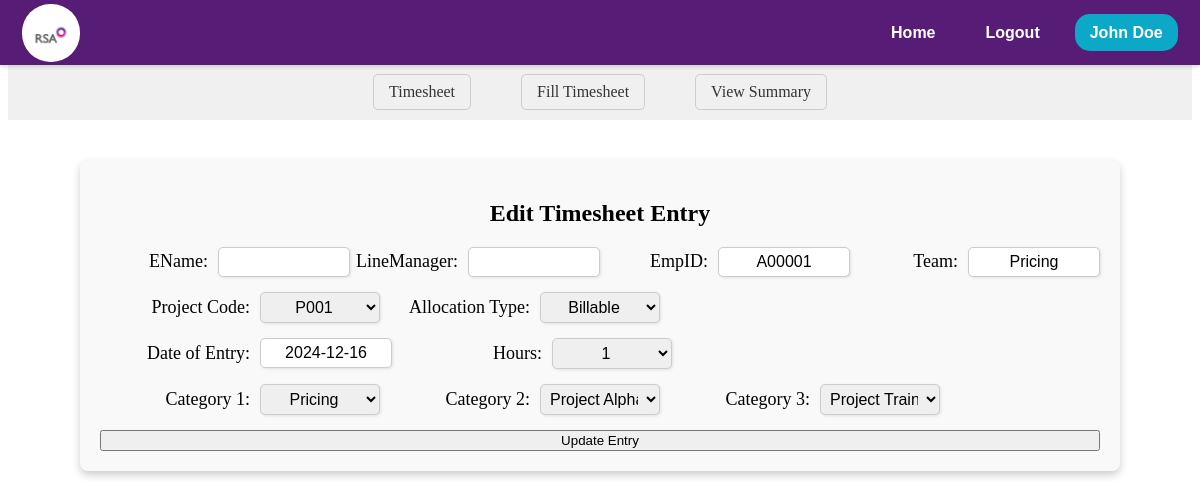
Screenshot of /timesheet/edit_entry/9309335b-22d4-46fa-bccd-190dffb8c357 (signed in) with the database file from the repository.
### models.py (models this page shows, shortened)
class EmpWD(db.Model, UserMixin):
    __tablename__ = 'EmpWD'
    EMPID = db.Column(db.String(255), primary_key=True)
    username = db.Column(db.String(255), unique=True, nullable=False)
    EName = db.Column(db.String(255))
    DOJRS = db.Column(db.Date)
    DOJSIPL = db.Column(db.Date, nullable=True)
    Profile = db.Column(db.String(255))
    Status = db.Column(db.String(50))
    SIPLLevel = db.Column(db.String(50))
    RSALevel = db.Column(db.String(50))
    EEMail = db.Column(db.String(255))
    IEMail = db.Column(db.String(255))
    Landline = db.Column(db.String(20))
    Mobile = db.Column(db.String(20))
    Ext = db.Column(db.String(10))
    Secretary = db.Column(db.String(255))
    SecretaryID = db.Column(db.String(255))
    SystemID = db.Column(db.String(255))
    Password = db.Column(db.String(255), nullable=False)
    Team = db.Column(db.String(255))
    LineManager = db.Column(db.String(255))
    LineManagerID = db.Column(db.String(255))
    AlternateContatName = db.Column(db.String(255))
    AlternateContatID = db.Column(db.String(255))
    DateofLeavingRSAASIPL = db.Column(db.Date)
    ReasonforLeaving = db.Column(db.String(255))
    LineManager2 = db.Column(db.String(255))
    ITAdmin = db.Column(db.String(255))
    HRAdmin = db.Column(db.String(255))
    TrnAdmin = db.Column(db.String(255))
    FinAdmin = db.Column(db.String(255))
    Field6 = db.Column(db.String(255))
    Field7 = db.Column(db.String(255))

class TimesheetEntry(db.Model):
    __tablename__ = 'Timesheet_database'
    Uniq_ID = db.Column(db.String(255), primary_key=True)
    EmpID = db.Column(db.String(10), nullable=False)
    DateofEntry = db.Column(db.Date, nullable=False)
    StartTime = db.Column(db.String(255))
    EndTime = db.Column(db.String(255))
    Hours = db.Column(db.Float)
    Minutes = db.Column(db.Float)
    AllocationType = db.Column(db.String(50))
    Category1 = db.Column(db.String(50))
    Category2 = db.Column(db.String(50))
    Category3 = db.Column(db.String(50))
    ProjectCode = db.Column(db.String(10))
    Category5 = db.Column(db.String(50))
    Category6 = db.Column(db.String(50))
    Comment = db.Column(db.String(255))
    Team = db.Column(db.String(255), nullable=False)
    Status = db.Column(db.String(20))
    SubmitDate = db.Column(db.DateTime, default=lambda: datetime.now(timezone.utc))
    RecordType = db.Column(db.String(50))
    WO_Percent = db.Column(db.Float)
    WO_Units = db.Column(db.Integer)
    NetUnits = db.Column(db.Integer)
    BaseRate = db.Column(db.Float)
    Billed_Label = db.Column(db.String(50))
    WOFF_Reason = db.Column(db.String(255))
    LastUploadDate = db.Column(db.DateTime, onupdate=lambda: datetime.now(timezone.utc))
    LastUpdatedBy = db.Column(db.String(50))
    InvNum =db.Column(db.Float)
    FinalRate = db.Column(db.Float)
    SSMA_TimeStamp = db.Column(db.DateTime )

### routes/timesheet/timesheet.py (the view, shortened to what this page needs)
@timesheet_bp.route('/edit_entry/<entry_id>', methods=['GET', 'POST'])
@login_required
def edit_entry(entry_id):
    entry = TimesheetEntry.query.get(entry_id)
    return render_template('timesheet/timesheet-summery/edit_entry.html', entry=entry, user=current_user)

### app.py (called while the page is built)
@app.before_request
def session_management():
    session.permanent = True

@login_manager.user_loader
def load_user(user_id):
    session = db.session
    return session.get(EmpWD, user_id)

### templates/timesheet/timesheet-summery/edit_entry.html (shortened to what this page needs)
<!DOCTYPE html>
<html lang="en">
  <head>
    <link rel="stylesheet" href="https://cdn.jsdelivr.net/npm/flatpickr/dist/flatpickr.min.css" />
    <link rel="stylesheet" href="{{ url_for('static', filename='css/timesheet/edittimesheet.css') }}" />
  </head>
  <body>
    <div>{% include 'navbar/navbar.html' %}</div>
    <nav class="ts-nav-container">
      <div class="ts-nav-center">
        <a href="/timesheet" class="ts-nav-link">Timesheet</a>
        <a href="/timesheet/fill" class="ts-nav-link">Fill Timesheet</a>
        <a href="/timesheet/summary" class="ts-nav-link">View Summary</a>
      </div>
    </nav>
    <div class="edit-ts-container">
      <h2>Edit Timesheet Entry</h2>
      <form name="editTimesheetForm" method="POST" class="edit-ts-form" onsubmit="return validateForm()">
        <div class="edit-ts-row">
          <label>EName: </label>
          <input type="text" name="EName" value="{{ entry.EName }}" readonly />
          <label>LineManager: </label>
          <input type="text" name="LineManager" value="{{ entry.LineManager }}" readonly />
          <label>EmpID: </label>
          <input type="text" name="EmpID" value="{{ entry.EmpID }}" readonly />
          <label>Team: </label>
          <input type="text" name="Team" value="{{ entry.Team }}" readonly />
        </div>
        <div class="edit-ts-row">
          <label>Project Code: </label>
          <select id="projectCode" name="ProjectCode">
            <option value="{{ entry.ProjectCode }}" selected>{{ entry.ProjectCode }}</option>
          </select>
          <label>Allocation Type: </label>
          <select id="allocationType" name="AllocationType" onchange="updateCategories()">
            <option value="billable" {% if entry.AllocationType == 'billable' %}selected{% endif %}>Billable</option>
          </select>
        </div>
        <div class="edit-ts-row">
          <label>Date of Entry: </label>
          <input type="text" id="dateofentry" name="DateofEntry" value="{{ entry.DateofEntry }}" />
          <label>Hours: </label>
          <select name="hours">
            {% for hour in range(1, 9) %}
              <option value="{{ hour }}" {% if entry.Hours == hour %}selected{% endif %}>{{ hour }}</option>
            {% endfor %}
          </select>
        </div>
        <div class="edit-ts-row">
          <label>Category 1: </label>
          <select id="category1" name="Category1">
            <option value="{{ entry.Category1 }}" selected>{{ entry.Category1 }}</option>
          </select>
          <label>Category 2: </label>
          <select id="category2" name="Category2">
            <option value="{{ entry.Category2 }}" selected>{{ entry.Category2 }}</option>
          </select>
          <label>Category 3: </label>
          <select id="category3" name="Category3">
            <option value="{{ entry.Category3 }}" selected>{{ entry.Category3 }}</option>
          </select>
        </div>
        <button type="submit" class="submit-btn">Update Entry</button>
      </form>
    </div>
  </body>
</html>

### templates/navbar/navbar.html (shortened to what this page needs)
<!DOCTYPE html>
<html lang="en">
  <head>
    <link
      rel="stylesheet"
      href="{{ url_for('static', filename='css/navbar/navbar.css') }}"
    />
  </head>
  <body>
    <header id="navbar">
      <nav class="navbar-container container">
        <a href="/home" class="home-link">
          <div class="navbar-logo">
            <img
              src="{{ url_for('static', filename='images/logo.png') }}"
              alt="Logo"
            />
          </div>
        </a>
        <div class="navbar-links">
          <a class="navbar-link" href="/home">Home</a>
          <a class="navbar-link" href="/logout">Logout</a>
          <div class="navInfo" data-toggle="false">
            <a class="navbar-link-name" href="#">
              <span>{{user.EName}}</span>
            </a>
          </div>
        </div>
      </nav>
    </header>
  </body>
</html>

### static/css/timesheet/edittimesheet.css (style rules this page uses)
.ts-nav-container { margin-top: 64px; margin-bottom: 40px; display: flex; justify-content: center; align-items: center; padding: 10px 20px; background-color: #f0f0f0; }
.ts-nav-center { display: flex; }
.ts-nav-link { margin: 0 25px; text-decoration: none; color: #333; border: 1px solid #ccc; padding: 8px 15px; border-radius: 5px; }
.edit-ts-container { display: flex; flex-direction: column; align-items: center; margin-top: 20px; background-color: #f9f9f9; padding: 20px; border-radius: 8px; max-width: 1000px; margin: 0 auto; box-shadow: 0px 4px 8px rgba(0, 0, 0, 0.2); }
.edit-ts-form { width: 100%; display: flex; flex-direction: column; }
.edit-ts-row { display: flex; align-items: center; margin-bottom: 15px; }
.edit-ts-row label { width: 150px; font-size: 18px; margin-right: 10px; text-align: right; }
.edit-ts-row input, .edit-ts-row select { text-align: center; width: 120px; font-size: 16px; padding: 5px; border: 1px solid #ccc; border-radius: 5px; box-shadow: 1px 1px 3px rgba(0, 0, 0, 0.1); }

### static/css/navbar/navbar.css (style rules this page uses)
#navbar { --navbar-bg-color: #571c75; --navbar-text-color: #fff; --navbar-text-color-focus: #fff; --navbar-bg-contrast: rgb(255, 0, 85); position: fixed; top: 0; left: 0; right: 0; height: 65px; background-color: var(--navbar-bg-color); box-shadow: 0 2px 4px rgba(0, 0, 0, 0.15); z-index: 99; font-weight: 700; font-family: sans-serif; }
.navbar-container { display: flex; justify-content: space-between; align-items: center; height: 100%; padding: 0 1.4rem; }
.home-link { display: flex; align-items: center; }
.navbar-logo { background-color: var(--navbar-text-color-focus); border-radius: 49%; width: 58px; height: 58px; margin-right: 0.5em; }
.navbar-logo img { width: 46px; margin-top: 0.55rem; margin-left: 0.34rem; }
.navbar-links { display: flex; align-items: center; gap: 20px; }
.navbar-link { color: var(--navbar-text-color); text-decoration: none; border-radius: 15px; padding: 10px 15px; transition: background-color 0.3s ease; border-radius: 15px; }
.navbar-link-name { background-color: #0ca8c7; color: #fff; padding: 10px 15px; border-radius: 15px; text-decoration: none; }
.navInfo { position: relative; color: black; }

### rows the page displays
EmpWD: EName "John Doe"
TimesheetEntry: EmpID "A00001", Team "Pricing", ProjectCode "P001", AllocationType "Billable", DateofEntry "2024-12-16", hours "1", Category1 "Pricing", Category2 "Project Alpha", Category3 "Project Training"
